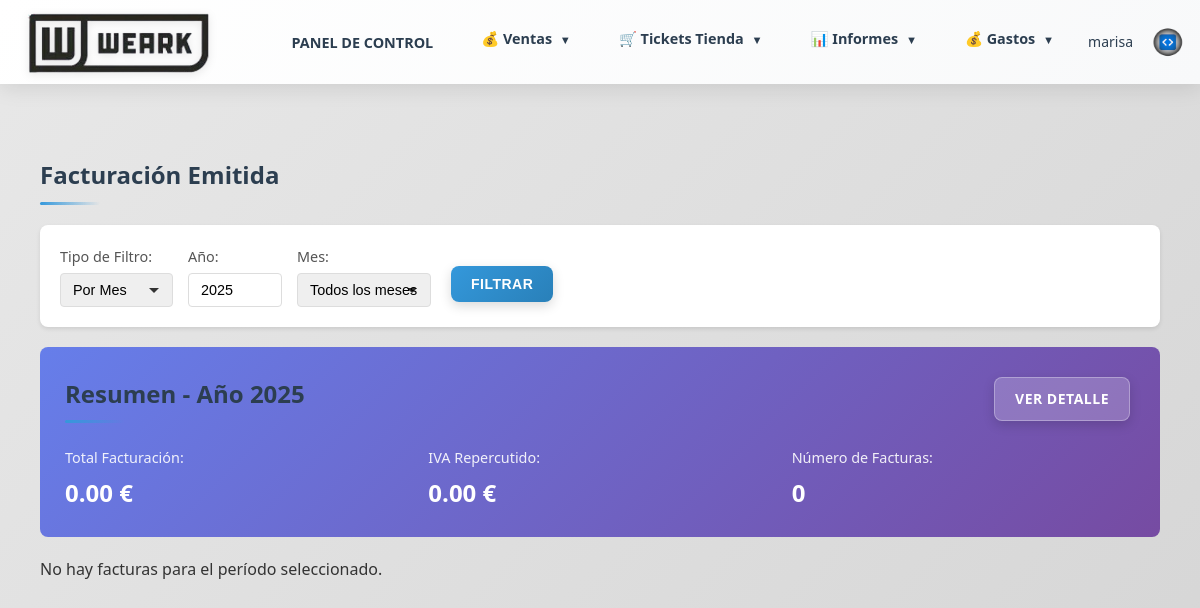
Page /informes/facturacion-emitida (signed in) on the earlier database version.
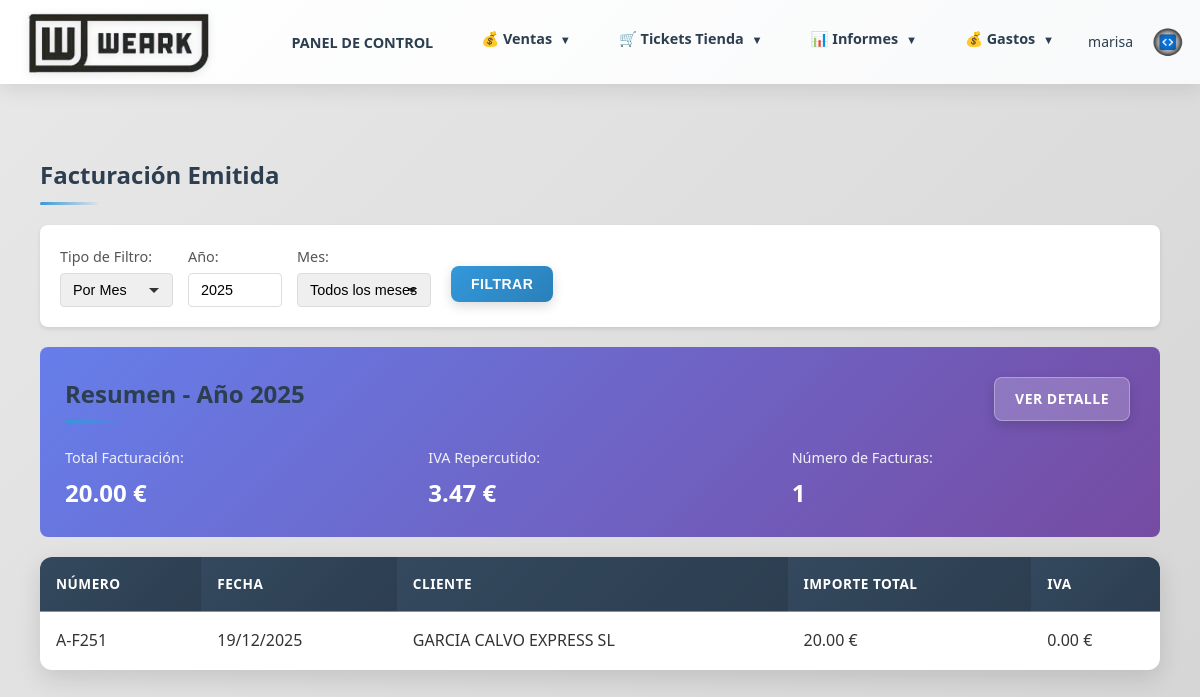
Same page on the later database version.
### models.py (models this page shows, shortened)
class Factura(db.Model):
    __tablename__ = 'facturas'
    id = db.Column(db.Integer, primary_key=True)
    pedido_id = db.Column(db.Integer, db.ForeignKey('pedidos.id'), nullable=True)
    pedido = db.relationship('Pedido', backref='facturas', lazy=True)
    presupuesto_id = db.Column(db.Integer, db.ForeignKey('presupuestos.id'), nullable=True)
    presupuesto = db.relationship('Presupuesto', backref='facturas', lazy=True)
    serie = db.Column(db.String(10), nullable=False, default='A')
    numero = db.Column(db.String(50), nullable=False)
    fecha_expedicion = db.Column(db.Date, nullable=False)
    tipo_factura = db.Column(db.String(10), nullable=False, default='F1')  # F1 = Factura completa
    descripcion = db.Column(db.Text)
    nif = db.Column(db.String(20))
    nombre = db.Column(db.String(200), nullable=False)
    importe_total = db.Column(db.Numeric(10, 2), nullable=False)
    estado = db.Column(db.String(50), nullable=False, default='pendiente')  # pendiente, enviado, confirmado, error
    huella_verifactu = db.Column(db.Text)  # Respuesta de la API Verifactu
    fecha_creacion = db.Column(db.DateTime, default=datetime.utcnow)
    fecha_confirmacion = db.Column(db.DateTime)  # Fecha en que se recibió la huella
    lineas = db.relationship('LineaFactura', backref='factura', lazy=True, cascade='all, delete-orphan')

### routes/informes.py (the view)
@informes_bp.route('/informes/facturacion-emitida')
@login_required
def facturacion_emitida():
    tipo_filtro = request.args.get('tipo', 'mes')  # 'mes' o 'trimestre'
    año = request.args.get('año', datetime.now().year, type=int)
    periodo = request.args.get('periodo', None, type=int)
    query = Factura.query.filter(extract('year', Factura.fecha_expedicion) == año)
    if tipo_filtro == 'mes' and periodo:
        query = query.filter(extract('month', Factura.fecha_expedicion) == periodo)
        periodo_label = f"{['', 'Enero', 'Febrero', 'Marzo', 'Abril', 'Mayo', 'Junio', 'Julio', 'Agosto', 'Septiembre', 'Octubre', 'Noviembre', 'Diciembre'][periodo]} {año}"
    elif tipo_filtro == 'trimestre' and periodo:
        mes_inicio = (periodo - 1) * 3 + 1
        mes_fin = periodo * 3
        query = query.filter(extract('month', Factura.fecha_expedicion).between(mes_inicio, mes_fin))
        trimestres = {1: '1T', 2: '2T', 3: '3T', 4: '4T'}
        periodo_label = f"{trimestres.get(periodo, '')} {año}"
    else:
        periodo_label = f"Año {año}"
    facturas = query.order_by(Factura.fecha_expedicion.desc()).all()
    total_facturacion = sum(f.importe_total for f in facturas)
    total_iva_repercutido = Decimal('0')
    tipo_iva = Decimal('21')  # IVA estándar al 21%
    for factura in facturas:
        for linea in factura.lineas:
            importe_con_iva = Decimal(str(linea.importe))
            base_imponible = importe_con_iva / (Decimal('1') + tipo_iva / Decimal('100'))
            iva_linea = base_imponible * tipo_iva / Decimal('100')
            total_iva_repercutido += iva_linea.quantize(Decimal('0.01'))
    return render_template('informes/facturacion_emitida.html',
                         facturas=facturas,
                         total_facturacion=total_facturacion,
                         total_iva_repercutido=total_iva_repercutido,
                         tipo_filtro=tipo_filtro,
                         año=año,
                         periodo=periodo,
                         periodo_label=periodo_label)

### app.py (called while the page is built)
@login_manager.user_loader
def load_user(user_id):
    from models import Usuario, Cliente
    if user_id.startswith('cliente_'):
        cliente_id = int(user_id.replace('cliente_', ''))
        cliente = Cliente.query.get(cliente_id)
        if cliente and cliente.tiene_acceso_web():
            return cliente
        return None
    else:
        return Usuario.query.get(int(user_id))

### models.py (called while the page is built)
    def is_supervisor(self):
        return self.rol == 'supervisor'

### templates/informes/facturacion_emitida.html (shortened to what this page needs)
{% extends "base.html" %}
{% block content %}
<div class="informes-container">
    <h2>Facturación Emitida</h2>
    <div class="filtros-box">
        <form method="GET" class="filtros-form">
            <div class="filtro-group">
                <label for="tipo">Tipo de Filtro:</label>
                <select name="tipo" id="tipo" onchange="actualizarFiltros()">
                    <option value="mes" {% if tipo_filtro == 'mes' %}selected{% endif %}>Por Mes</option>
                </select>
            </div>
            <div class="filtro-group">
                <label for="año">Año:</label>
                <input type="number" name="año" id="año" value="{{ año }}" min="2000" max="2100" required>
            </div>
            <div class="filtro-group" id="periodo-group">
                {% if tipo_filtro == 'mes' %}
                <label for="periodo">Mes:</label>
                <select name="periodo" id="periodo">
                    <option value="">Todos los meses</option>
                </select>
                {% endif %}
            </div>
            <button type="submit" class="btn btn-primary">Filtrar</button>
        </form>
    </div>
    <div class="resumen-box">
        <div style="display: flex; justify-content: space-between; align-items: center; margin-bottom: 20px;">
            <h3 style="margin: 0;">Resumen - {{ periodo_label }}</h3>
            <a href="{{ url_for('informes.facturacion_emitida_detalle', tipo=tipo_filtro, año=año, periodo=periodo) }}" class="btn btn-light" style="background: rgba(255,255,255,0.2); color: white; border: 1px solid rgba(255,255,255,0.3);">Ver Detalle</a>
        </div>
        <div class="resumen-grid">
            <div class="resumen-item">
                <span class="resumen-label">Total Facturación:</span>
                <span class="resumen-value">{{ "%.2f"|format(total_facturacion) }} €</span>
            </div>
            <div class="resumen-item">
                <span class="resumen-label">IVA Repercutido:</span>
                <span class="resumen-value">{{ "%.2f"|format(total_iva_repercutido) }} €</span>
            </div>
            <div class="resumen-item">
                <span class="resumen-label">Número de Facturas:</span>
                <span class="resumen-value">{{ facturas|length }}</span>
            </div>
        </div>
    </div>
    {% if facturas %}
    <div class="table-container">
        <table class="clientes-table">
            <thead>
                <tr>
                    <th>Número</th>
                    <th>Fecha</th>
                    <th>Cliente</th>
                    <th>Importe Total</th>
                    <th>IVA</th>
                </tr>
            </thead>
            <tbody>
                {% for factura in facturas %}
                <tr>
                    <td>{{ factura.serie }}-{{ factura.numero }}</td>
                    <td>{{ factura.fecha_expedicion.strftime('%d/%m/%Y') if factura.fecha_expedicion else '-' }}</td>
                    <td>{{ factura.nombre }}</td>
                    <td>{{ "%.2f"|format(factura.importe_total) }} €</td>
                    <td>
                        {% set iva_factura = 0.0 %}
                        {% set tipo_iva = 21.0 %}
                        {% for linea in factura.lineas %}
                            {% set importe_con_iva = linea.importe|float %}
                            {% set base_imponible = importe_con_iva / (1.0 + tipo_iva / 100.0) %}
                            {% set iva_linea = base_imponible * tipo_iva / 100.0 %}
                            {% set iva_factura = iva_factura + iva_linea %}
                        {% endfor %}
                        {{ "%.2f"|format(iva_factura) }} €
                    </td>
                </tr>
                {% endfor %}
            </tbody>
        </table>
    </div>
    {% else %}
    <div class="no-data">
        <p>No hay facturas para el período seleccionado.</p>
    </div>
    {% endif %}
</div>
{% endblock %}

Differences in the rows shown:
added Factura: serie "A", numero "F251", fecha_expedicion "19/12/2025", nombre "GARCIA CALVO EXPRESS SL", importe_total "20.00", iva_factura "0.00"
Other differences:
{{ "%.2f"|format(total_facturacion) }}: "0.00" → "20.00"
{{ "%.2f"|format(total_iva_repercutido) }}: "0.00" → "3.47"
{{ facturas|length }}: "0" → "1"
text no longer shown: "No hay facturas para el período seleccionado."
text now shown: "NÚMERO FECHA CLIENTE IMPORTE TOTAL IVA"
